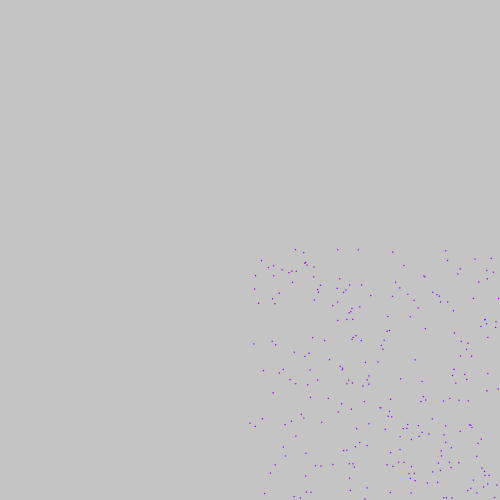
Frame 1 (no input)
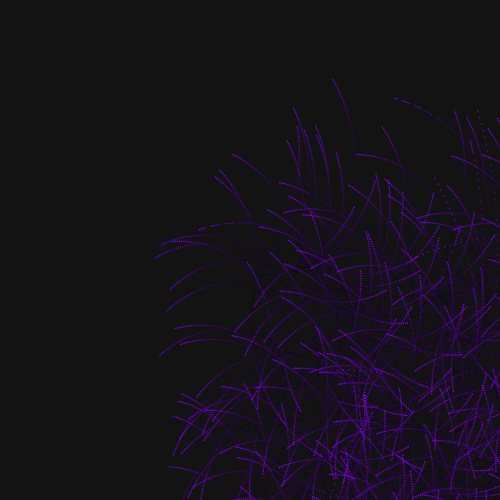
Frame 60 (the mouse pressed at the canvas centre just before this capture)
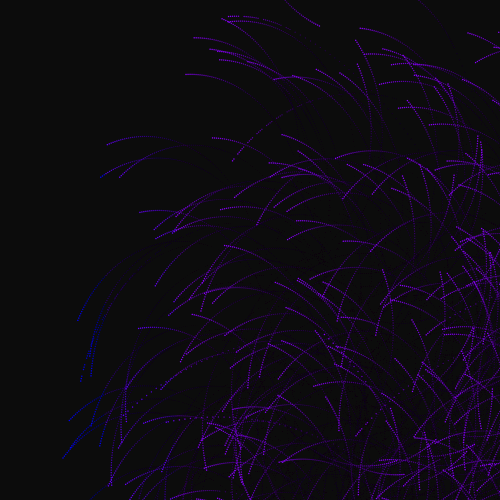
Frame 120 (the mouse held since frame 60 and released just before this capture)

The Processing sketch that drew these frames (run headless with seeded random() and noise(); from frame 60 on, the mouse is pressed at the canvas centre):

// Processing sketch: processing_75404
// ── processing_75404.pde

int NUM_THINGS = 1000;
float partition;;
 
// creating an (empty) global array with a
// capacity of 10 elements of type Ball
Thing[] things = new Thing[NUM_THINGS];
 
void setup() 
{
  size(500, 500); 
  partition = width/7;
  smooth();
  //frameRate(30);
  for (int i = 0; i < NUM_THINGS; i++) 
  {
    things[i] = new Thing();   // populating the array
 
    things[i].x = random(0, width);
    things[i].y = random(0, height);
    things[i].direction = random(0, 360);
  }
}
 
void draw() 
{ 
   lights();
  translate(width/2, height/2);
  //bg is not conceptually part of the class
 // background( 0,0,0);
 fill(0, 10);
 rect(-500, -500, 750, 1000);
 
  //call the method update everytime I draw
  for (int i = 0; i < NUM_THINGS; i++)
  {
    things[i].update();
  }
}
 
 
class Thing
{
  //parameters of my thing
  float myDiameter = 1.5;
  float x;
  float y;
  float z;
  color col = #00FFFF;
  float speed = (int(random(-1, 1)))*2.5;
  float direction = 0;
 
  //Constructor function - same name as the class
  Thing()
  {
  /*
  like the setup in the main sketch the constructor function 
  is executed once as soon as the object is created
  */
  }
 
  //method(s) for my thing
  void update()
  {
    /*
    convert direction into radians
     break it down to the sinus and cosinus
     which are the vertical and horizontal component 
     of the angle then multiply for speed 
     (because in trigonometry you always work with a radius of 1)
     */
    float dX = .8*cos(radians(direction))*-speed;
    float dY = sin(radians(direction))*speed;
   
    //the result are the steps in the vertical and horizontal direction
    x = x + dX;
    y = y + dY;
    
    direction++;
    //managing borders
    if (x > width)
      x = -width;
    if (x < -width)
      x = width;
    if (y > height)
      y = -height;
    if (y < -height)
      y = height;
 
    
   if(x > partition*5 && y > partition*5)
     speed = 25;
   
    //draw the thing  
    fill(getColor(x));
    noStroke();
    ellipse(x, y, myDiameter, myDiameter);
    //noStroke();
    
    //example of interaction among things//
    //every object scans the other objects using the global array
    for (int i = 0; i < NUM_THINGS; i++)
    {
      //temporary variable to store the other
      Thing other = things[i];
 
      //it's not a good idea to make theinteract with itself
      //this points to the specific instance
      if (this != other)
      {
        //after I determine it's another thing I check the distance
        if (dist(x, y, other.x, other.y)<100)
        {
          other.speed = 7;
        }
        else
          other.speed = 2.5;
      }
    }
  }
  
  color getColor(float x) {
   
    int v = -width;
    
    if (x < v+partition)
      return color(#FF0000);
    if (x < v+partition*2)
      return  color(#FF7F00);
    if (x < v+partition*3)
      return  color(#FFFF00);
    if (x < v+partition*4)
      return  color(#00FF00);
    if (x < v+(partition*5))
      return  color(#0000FF);
    if (x < v+(partition*6))
      return  color(#6600FF);
    else 
      return  color(#8B00FF);
  }
}
